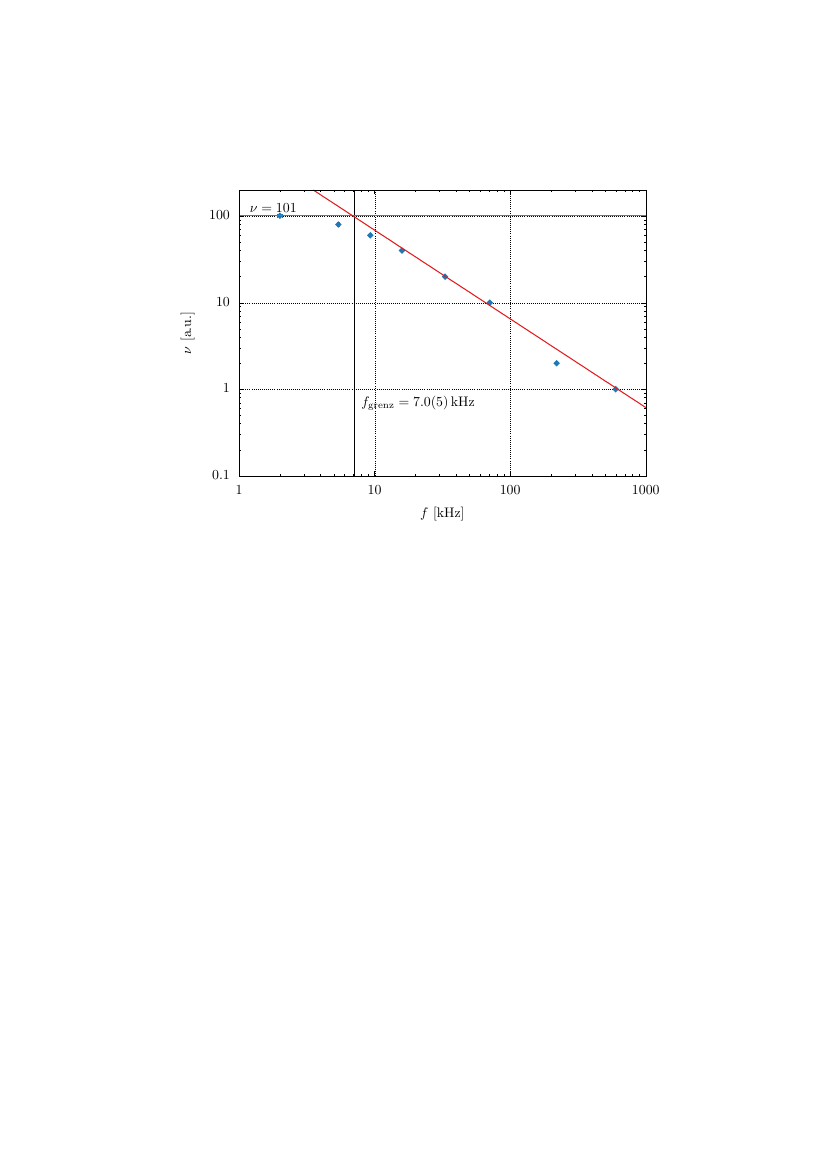

The script that saved this image:
reset
set terminal epslatex color
set output "5_1_2_2_output.tex"
unset title
set xlabel '$f$ [kHz]'
set ylabel '$\nu$ [a.u.]'
set grid
#set key box top left width -4 # 'samplen x' sets how much space the symbol takes
unset key

set style line 1 lt rgb "#1f78b4" pt 13 ps .5 # blue
set style line 2 lt rgb "#33a02c" pt 13 ps .5 # green
set style line 3 lt rgb "#e31a1c" pt 13 ps .5 # red
set style line 4 lt rgb "#fdbf6f" pt 13 ps .5 # yellow
set style line 5 lt rgb "#ff7f00" pt 13 ps .5 # orange
set style line 6 lt rgb "#6a3d9a" pt 13 ps .5 # purple
set style line 7 lt rgb "#a6cee3" pt 13 ps .5 # pastel blue
set style line 8 lt rgb "#b2df8a" pt 13 ps .5 # pastel green
set style line 9 lt rgb "#fb9a99" pt 13 ps .5 # pastel red
set style line 10 lt rgb "#cab2d6" pt 13 ps .5 # pastel purple

set logscale xy 10

set arrow from 7, graph 0 to 7, graph 1 nohead lw 3
set label at 8,0.7 '$f_{\mathrm{grenz}}=\SI{7.0+-0.5}{kHz}$'
set label at 1.2,120 '$\nu = 101$'

set xrange[1:1000]
set yrange[0:200]

f(x) = x**m*n
fit f(x) '../data/raw_5_1_2_2.dat' u 2:1 every ::4::7 via m,n
plot '../data/raw_5_1_2_2.dat' u 2:1:(0.09) with xerrorbars ls 1 ps 1.5,\
        101 ls 2 lw 3,\
        f(x) ls 3 lw 3
